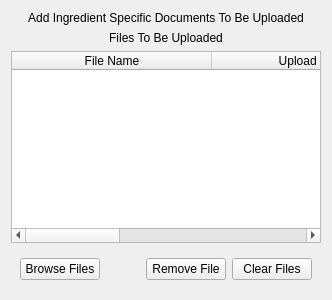
       <widget class="QWidget" name="documentationTab">
        <attribute name="title">
         <string>Documentation</string>
        </attribute>
        <layout class="QVBoxLayout" name="verticalLayout_7">
         <item>
          <widget class="QLabel" name="addIngredientSpecificDocumentsLabel">
           <property name="text">
            <string>Add Ingredient Specific Documents To Be Uploaded</string>
           </property>
           <property name="alignment">
            <set>Qt::AlignCenter</set>
           </property>
          </widget>
         </item>
         <item>
          <widget class="QLabel" name="filesToBeUploadedLabel">
           <property name="text">
            <string>Files To Be Uploaded</string>
           </property>
           <property name="alignment">
            <set>Qt::AlignCenter</set>
           </property>
          </widget>
         </item>
         <item>
          <widget class="QTableWidget" name="filesToBeUploadedTableWidget">
           <property name="dragDropMode">
            <enum>QAbstractItemView::DragDrop</enum>
           </property>
           <property name="showGrid">
            <bool>true</bool>
           </property>
           <property name="columnCount">
            <number>3</number>
           </property>
           <attribute name="horizontalHeaderDefaultSectionSize">
            <number>200</number>
           </attribute>
           <attribute name="horizontalHeaderMinimumSectionSize">
            <number>30</number>
           </attribute>
           <attribute name="horizontalHeaderStretchLastSection">
            <bool>true</bool>
           </attribute>
           <column>
            <property name="text">
             <string>File Name</string>
            </property>
           </column>
           <column>
            <property name="text">
             <string>Upload Date</string>
            </property>
           </column>
           <column>
            <property name="text">
             <string>File Path</string>
            </property>
           </column>
          </widget>
         </item>
         <item>
          <widget class="QWidget" name="widget_2" native="true">
           <layout class="QHBoxLayout" name="horizontalLayout_3">
            <item>
             <widget class="QPushButton" name="browseForFileBtn">
              <property name="text">
               <string>Browse Files</string>
              </property>
             </widget>
            </item>
            <item>
             <spacer name="horizontalSpacer">
              <property name="orientation">
               <enum>Qt::Horizontal</enum>
              </property>
              <property name="sizeHint" stdset="0">
               <size>
                <width>40</width>
                <height>20</height>
               </size>
              </property>
             </spacer>
            </item>
            <item>
             <widget class="QPushButton" name="removeFromTableBtn">
              <property name="sizePolicy">
               <sizepolicy hsizetype="Minimum" vsizetype="Preferred">
                <horstretch>0</horstretch>
                <verstretch>0</verstretch>
               </sizepolicy>
              </property>
              <property name="text">
               <string>Remove File</string>
              </property>
             </widget>
            </item>
            <item>
             <widget class="QPushButton" name="clearAllFromTableBtn">
              <property name="text">
               <string>Clear Files</string>
              </property>
             </widget>
            </item>
           </layout>
          </widget>
         </item>
        </layout>
       </widget>
